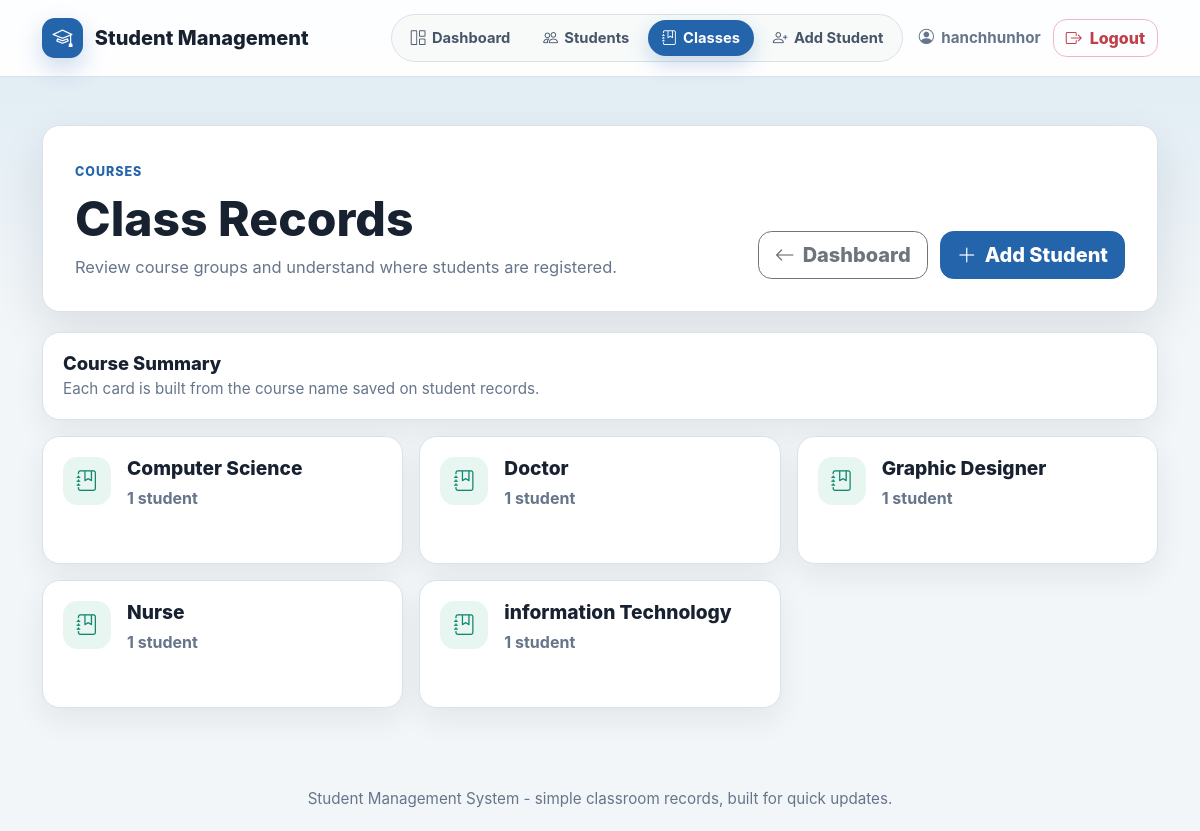
The app's page /class-records/ (signed in) with its own data.
### students/models.py (models this page shows, shortened)
class Student(models.Model):
    name = models.CharField(max_length=100)
    age = models.IntegerField()
    course = models.CharField(max_length=100)

### students/views.py (the view)
# urls.py: path('class-records/', views.class_records, name='class_records'),
@login_required(login_url='students:login')
def class_records(request):
    courses = (
        Student.objects
        .values('course')
        .annotate(total=Count('id'))
        .order_by('course')
    )
    return render(request, 'students/class_records.html', {'courses': courses})

### students/templates/students/class_records.html (shortened to what this page needs)
{% extends 'students/base.html' %}
{% block content %}
<div class="page-heading">
  <div>
    <span class="eyebrow">Courses</span>
    <h1>Class Records</h1>
    <p>Review course groups and understand where students are registered.</p>
  </div>
  <div class="page-actions">
    <a href="{% url 'students:student_list' %}" class="btn btn-outline-secondary btn-lg">
      <i class="bi bi-arrow-left me-2"></i>Dashboard
    </a>
    <a href="{% url 'students:add_student' %}" class="btn btn-primary btn-lg">
      <i class="bi bi-plus-lg me-2"></i>Add Student
    </a>
  </div>
</div>
<div class="section-title">
  <h2>Course Summary</h2>
  <p>Each card is built from the course name saved on student records.</p>
</div>
<div class="record-grid">
  {% for course in courses %}
  <div class="record-card">
    <span class="summary-icon green"><i class="bi bi-journal-bookmark"></i></span>
    <div>
      <h2>{{ course.course }}</h2>
      <p>{{ course.total }} student{{ course.total|pluralize }}</p>
    </div>
  </div>
  {% endfor %}
</div>
{% endblock %}

### students/templates/students/base.html (shortened to what this page needs)
{% load static %}
<!doctype html>
<html lang="en">
  <head>
    <link
      href="https://cdn.jsdelivr.net/npm/bootstrap@5.3.3/dist/css/bootstrap.min.css"
      rel="stylesheet"
    />
    <link
      href="https://cdn.jsdelivr.net/npm/bootstrap-icons@1.10.0/font/bootstrap-icons.css"
      rel="stylesheet"
    />
    <link rel="stylesheet" href="{% static 'students/css/style.css' %}" />
  </head>
  <body>
    <div class="app-shell min-vh-100 d-flex flex-column">
      <header class="app-header">
        <nav class="navbar navbar-expand-lg">
          <div class="container">
            <a class="navbar-brand" href="{% url 'students:student_list' %}">
              <span class="brand-mark"><i class="bi bi-mortarboard"></i></span>
              <span>Student Management</span>
            </a>
            <div class="nav-links">
              <a
                href="{% url 'students:student_list' %}"
                class="{% if request.resolver_match.url_name == 'student_list' %}active{% endif %}"
              >
                <i class="bi bi-grid-1x2"></i> Dashboard
              </a>
              <a
                href="{% url 'students:total_students' %}"
                class="{% if request.resolver_match.url_name == 'total_students' %}active{% endif %}"
              >
                <i class="bi bi-people"></i> Students
              </a>
              <a
                href="{% url 'students:class_records' %}"
                class="{% if request.resolver_match.url_name == 'class_records' %}active{% endif %}"
              >
                <i class="bi bi-journal-bookmark"></i> Classes
              </a>
              <a
                href="{% url 'students:add_student' %}"
                class="{% if request.resolver_match.url_name == 'add_student' %}active{% endif %}"
              >
                <i class="bi bi-person-plus"></i> Add Student
              </a>
            </div>
            <div class="header-actions">
              {% if user.is_authenticated %}
              <span class="signed-in">
                <i class="bi bi-person-circle"></i>
                {{ user.username }}
              </span>
              <a href="{% url 'students:logout' %}" class="btn btn-outline-danger">
                <i class="bi bi-box-arrow-right me-2"></i>Logout
              </a>
              {% else %}
              <a href="{% url 'students:login' %}" class="btn btn-primary">
                <i class="bi bi-box-arrow-in-right me-2"></i>Login
              </a>
              {% endif %}
            </div>
          </div>
        </nav>
      </header>
      <main class="flex-fill">
        <div class="container app-main">
          {% block content %}{% endblock %}
        </div>
      </main>
      <footer class="app-footer">
        <div class="container">
          Student Management System - simple classroom records, built for quick updates.
        </div>
      </footer>
    </div>
  </body>
</html>

### records on screen
Student: course "Computer Science", total "1"
Student: course "Doctor", total "1"
Student: course "Graphic Designer", total "1"
Student: course "Nurse", total "1"
Student: course "information Technology", total "1"

### other values on screen
{{ user.username }} "hanchhunhor"
